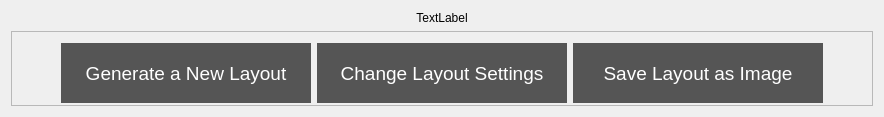
            <widget class="QWidget" name="page_generated">
             <layout class="QVBoxLayout" name="verticalLayout_29">
              <item>
               <widget class="QLabel" name="label_pcb_image">
                <property name="text">
                 <string>TextLabel</string>
                </property>
                <property name="alignment">
                 <set>Qt::AlignCenter</set>
                </property>
               </widget>
              </item>
              <item>
               <widget class="QFrame" name="frame">
                <property name="maximumSize">
                 <size>
                  <width>16777215</width>
                  <height>75</height>
                 </size>
                </property>
                <property name="frameShape">
                 <enum>QFrame::StyledPanel</enum>
                </property>
                <property name="frameShadow">
                 <enum>QFrame::Raised</enum>
                </property>
                <layout class="QHBoxLayout" name="horizontalLayout_9">
                 <property name="topMargin">
                  <number>11</number>
                 </property>
                 <item>
                  <spacer name="horizontalSpacer">
                   <property name="orientation">
                    <enum>Qt::Horizontal</enum>
                   </property>
                   <property name="sizeHint" stdset="0">
                    <size>
                     <width>40</width>
                     <height>20</height>
                    </size>
                   </property>
                  </spacer>
                 </item>
                 <item>
                  <widget class="QPushButton" name="btn_generate_new">
                   <property name="minimumSize">
                    <size>
                     <width>250</width>
                     <height>60</height>
                    </size>
                   </property>
                   <property name="maximumSize">
                    <size>
                     <width>250</width>
                     <height>60</height>
                    </size>
                   </property>
                   <property name="font">
                    <font>
                     <pointsize>14</pointsize>
                    </font>
                   </property>
                   <property name="styleSheet">
                    <string notr="true">QPushButton{
	background-color: rgb(85, 85, 85);
	color: rgb(255, 255, 255);
	border: none;
}

QPushButton:hover{
	background-color: rgb(42, 41, 44);
}</string>
                   </property>
                   <property name="text">
                    <string>Generate a New Layout</string>
                   </property>
                  </widget>
                 </item>
                 <item>
                  <widget class="QPushButton" name="btn_layout_settings">
                   <property name="minimumSize">
                    <size>
                     <width>250</width>
                     <height>60</height>
                    </size>
                   </property>
                   <property name="maximumSize">
                    <size>
                     <width>250</width>
                     <height>60</height>
                    </size>
                   </property>
                   <property name="font">
                    <font>
                     <pointsize>14</pointsize>
                    </font>
                   </property>
                   <property name="styleSheet">
                    <string notr="true">QPushButton{
	background-color: rgb(85, 85, 85);
	color: rgb(255, 255, 255);
	border: none;
}

QPushButton:hover{
	background-color: rgb(42, 41, 44);
}</string>
                   </property>
                   <property name="text">
                    <string>Change Layout Settings</string>
                   </property>
                  </widget>
                 </item>
                 <item>
                  <widget class="QPushButton" name="btn_save_layout">
                   <property name="minimumSize">
                    <size>
                     <width>250</width>
                     <height>60</height>
                    </size>
                   </property>
                   <property name="maximumSize">
                    <size>
                     <width>250</width>
                     <height>60</height>
                    </size>
                   </property>
                   <property name="font">
                    <font>
                     <pointsize>14</pointsize>
                    </font>
                   </property>
                   <property name="styleSheet">
                    <string notr="true">QPushButton{
	background-color: rgb(85, 85, 85);
	color: rgb(255, 255, 255);
	border: none;
}

QPushButton:hover{
	background-color: rgb(42, 41, 44);
}</string>
                   </property>
                   <property name="text">
                    <string>Save Layout as Image</string>
                   </property>
                  </widget>
                 </item>
                 <item>
                  <spacer name="horizontalSpacer_2">
                   <property name="orientation">
                    <enum>Qt::Horizontal</enum>
                   </property>
                   <property name="sizeHint" stdset="0">
                    <size>
                     <width>40</width>
                     <height>20</height>
                    </size>
                   </property>
                  </spacer>
                 </item>
                </layout>
               </widget>
              </item>
             </layout>
            </widget>
